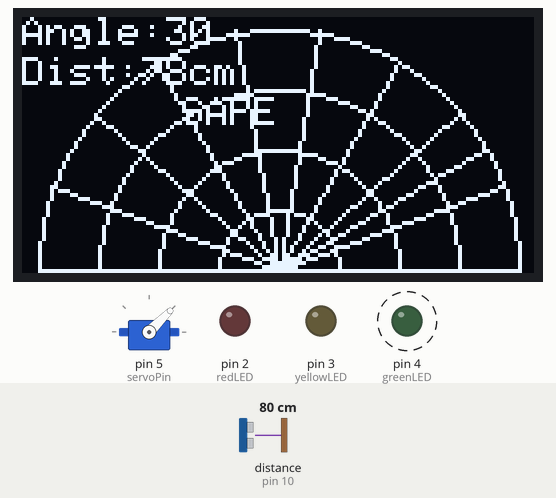
Bench run of a sketch on a simulated Arduino Uno, built with avr-gcc and run on an emulated ATmega328P. Shown: servo, 128×64 one-colour display, output pins drawn as LEDs (lit = HIGH). Wiring (inferred from the names in the program): ultrasonic range finder: trigger pin 9; echo pin 10. Dashed ring = blinking. The inputs (shaded band) are chosen by the test bench; at power-on: distance to the obstacle (sensor on pin 10) 80 cm. The echo pulse lasts 58.3 µs per cm; pins used as bus, display or sensor lines are not drawn.

Above: at 2.7 s.
2.8 s: distance to the obstacle (sensor on pin 10) set to 2 cm
At 3.1 s:
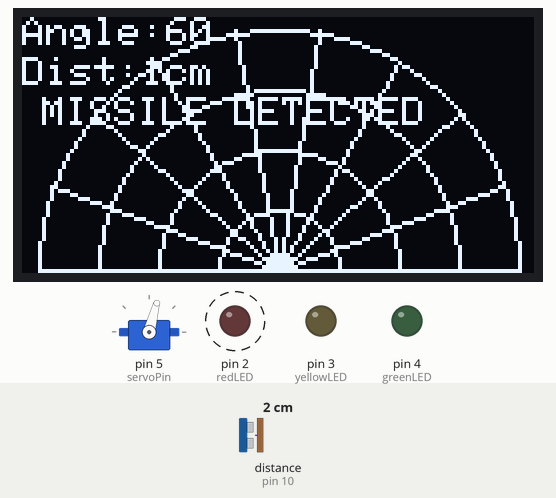
4.4 s: distance to the obstacle (sensor on pin 10) set to 13 cm
At 4.74 s:
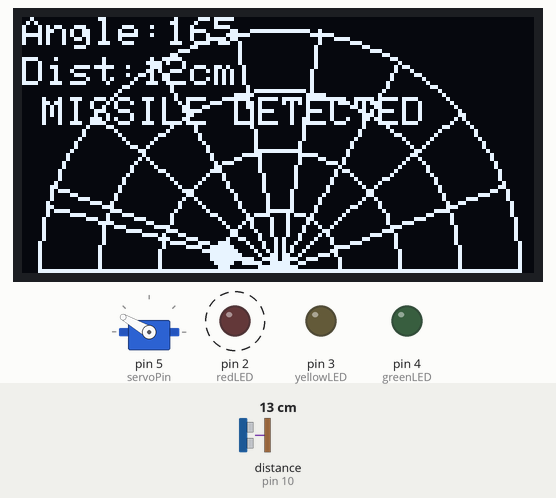
7.4 s: distance to the obstacle (sensor on pin 10) set to 17 cm
At 7.92 s:
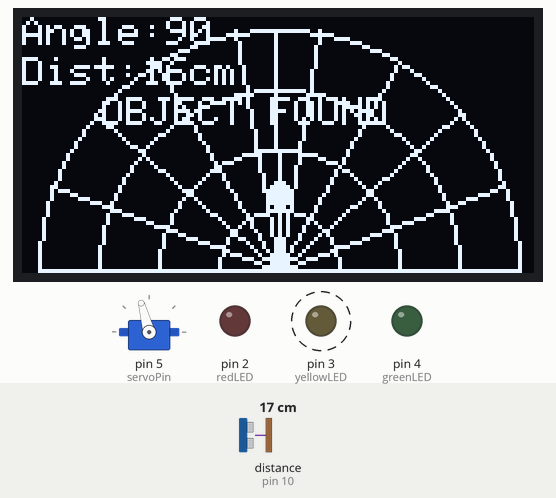
9.3 s: distance to the obstacle (sensor on pin 10) set to 60 cm
At 9.39 s:
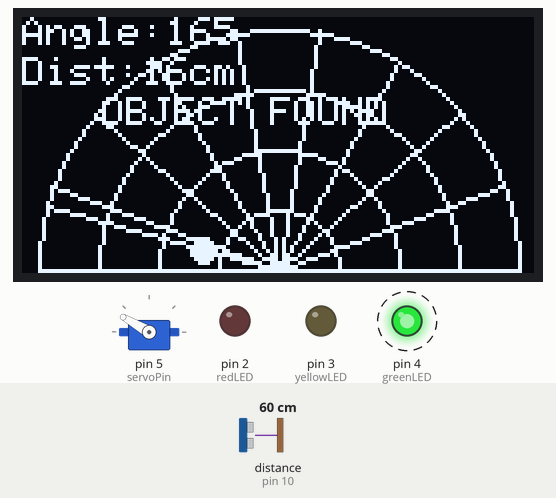
11.2 s: distance to the obstacle (sensor on pin 10) set to 18 cm
At 11.36 s:
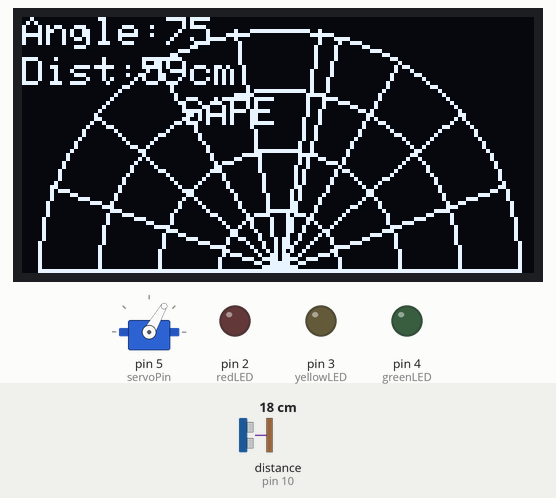
13.2 s: distance to the obstacle (sensor on pin 10) set to 120 cm
At 13.3 s:
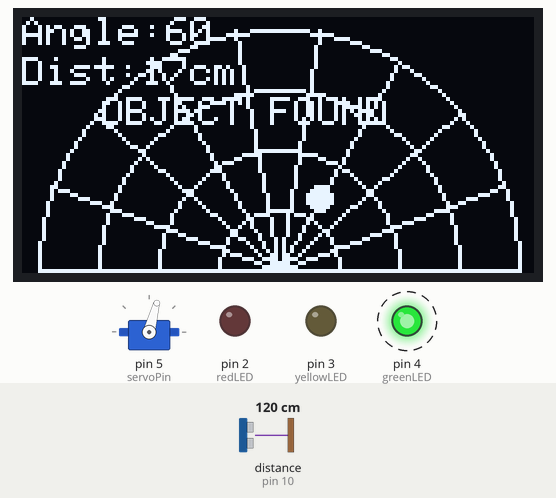
Timing chart, 0 to 17.2 s (numbered marks = the images above; inputs shaded):
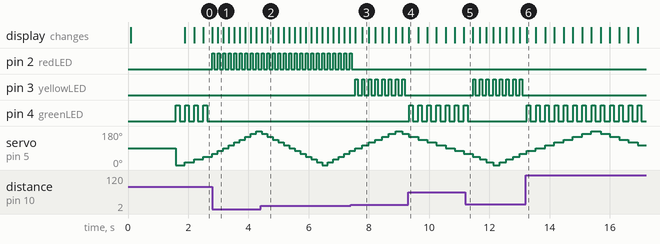

The sketch:

Surveillance_System.ino
```cpp
  /*
========================================================
IOT BASED MILITARY SURVEILLANCE SYSTEM
--------------------------------------------------------
Components:
- Arduino UNO
- HC-SR04 Ultrasonic Sensor
- Servo Motor
- OLED Display (SSD1306 I2C)
- Red LED
- Yellow LED
- Green LED

FEATURES:
- Fast radar scanning
- OLED radar display with angle grids
- Red LED -> Object < 15 cm
- Yellow LED -> Object 15 cm to 50 cm
- Green LED -> No object detected
- "MISSILE DETECTED" warning
- Increased servo speed

========================================================
*/

#include <Servo.h>
#include <Wire.h>
#include <Adafruit_GFX.h>
#include <Adafruit_SSD1306.h>

// =====================================================
// OLED SETTINGS
// =====================================================

#define SCREEN_WIDTH 128
#define SCREEN_HEIGHT 64

Adafruit_SSD1306 display(SCREEN_WIDTH, SCREEN_HEIGHT, &Wire, -1);

// =====================================================
// ULTRASONIC SENSOR PINS
// =====================================================

#define trigPin 9
#define echoPin 10

// =====================================================
// LED PINS
// =====================================================

#define redLED 2
#define yellowLED 3
#define greenLED 4

// =====================================================
// SERVO PIN
// =====================================================

#define servoPin 5

Servo radarServo;

// =====================================================

long duration;
int distance;

// Faster Servo Variables
int angle = 0;
int direction = 1;

// =====================================================
// SETUP
// =====================================================

void setup()
{
  pinMode(trigPin, OUTPUT);
  pinMode(echoPin, INPUT);

  pinMode(redLED, OUTPUT);
  pinMode(yellowLED, OUTPUT);
  pinMode(greenLED, OUTPUT);

  radarServo.attach(servoPin);

  Serial.begin(9600);

  // OLED START
  if (!display.begin(SSD1306_SWITCHCAPVCC, 0x3C))
  {
    Serial.println("OLED Failed");
    while (1);
  }

  display.clearDisplay();
  display.display();

  startupScreen();
}

// =====================================================
// MAIN LOOP
// =====================================================

void loop()
{
  // FAST SERVO ROTATION
  radarServo.write(angle);

  // READ DISTANCE
  distance = getDistance();

  // =================================================
  // LED CONDITIONS
  // =================================================

  // CLOSE OBJECT
  if (distance > 0 && distance < 15)
  {
    blinkLED(redLED, 60);

    digitalWrite(yellowLED, LOW);
    digitalWrite(greenLED, LOW);
  }

  // OBJECT DETECTED
  else if (distance >= 15 && distance <= 50)
  {
    blinkLED(yellowLED, 80);

    digitalWrite(redLED, LOW);
    digitalWrite(greenLED, LOW);
  }

  // SAFE
  else
  {
    blinkLED(greenLED, 120);

    digitalWrite(redLED, LOW);
    digitalWrite(yellowLED, LOW);
  }

  // DRAW RADAR
  drawRadar(angle, distance);

  // =================================================
  // FASTER SERVO SPEED
  // =================================================

  angle += direction * 15;

  if (angle >= 180)
  {
    angle = 180;
    direction = -1;
  }

  if (angle <= 0)
  {
    angle = 0;
    direction = 1;
  }

  delay(5);
}

// =====================================================
// DISTANCE FUNCTION
// =====================================================

int getDistance()
{
  digitalWrite(trigPin, LOW);
  delayMicroseconds(2);

  digitalWrite(trigPin, HIGH);
  delayMicroseconds(10);

  digitalWrite(trigPin, LOW);

  duration = pulseIn(echoPin, HIGH);

  int dist = duration * 0.034 / 2;

  if (dist > 200 || dist <= 0)
  {
    return 0;
  }

  return dist;
}

// =====================================================
// LED BLINK FUNCTION
// =====================================================

void blinkLED(int ledPin, int blinkDelay)
{
  digitalWrite(ledPin, HIGH);
  delay(blinkDelay);

  digitalWrite(ledPin, LOW);
  delay(blinkDelay);
}

// =====================================================
// STARTUP SCREEN
// =====================================================

void startupScreen()
{
  display.clearDisplay();

  display.setTextSize(1);
  display.setTextColor(WHITE);

  display.setCursor(10, 20);
  display.println("MILITARY RADAR");

  display.setCursor(15, 35);
  display.println("INITIALIZING...");

  display.display();

  delay(1500);
}

// =====================================================
// RADAR DISPLAY
// =====================================================

void drawRadar(int angle, int distance)
{
  display.clearDisplay();

  // Radar Center
  int centerX = 64;
  int centerY = 63;

  // =================================================
  // RADAR CIRCLES
  // =================================================

  display.drawCircle(centerX, centerY, 15, WHITE);
  display.drawCircle(centerX, centerY, 30, WHITE);
  display.drawCircle(centerX, centerY, 45, WHITE);
  display.drawCircle(centerX, centerY, 60, WHITE);

  // =================================================
  // ANGLE GRID LINES
  // =================================================

  for (int a = 0; a <= 180; a += 20)
  {
    float rad = radians(a);

    int x = centerX + cos(rad) * 60;
    int y = centerY - sin(rad) * 60;

    display.drawLine(centerX, centerY, x, y, WHITE);
  }

  // =================================================
  // RADAR SWEEP LINE
  // =================================================

  float sweepRad = radians(angle);

  int sweepX = centerX + cos(sweepRad) * 60;
  int sweepY = centerY - sin(sweepRad) * 60;

  display.drawLine(centerX, centerY, sweepX, sweepY, WHITE);

  // =================================================
  // OBJECT DETECTION DOT
  // =================================================

  if (distance > 0 && distance < 50)
  {
    int objRadius = map(distance, 0, 50, 0, 60);

    int objX = centerX + cos(sweepRad) * objRadius;
    int objY = centerY - sin(sweepRad) * objRadius;

    display.fillCircle(objX, objY, 3, WHITE);
  }

  // =================================================
  // TEXT INFORMATION
  // =================================================

  display.setTextSize(1);

  display.setCursor(0, 0);
  display.print("Angle:");
  display.print(angle);

  display.setCursor(0, 10);
  display.print("Dist:");
  display.print(distance);
  display.print("cm");

  // =================================================
  // MISSILE ALERT
  // =================================================

  if (distance > 0 && distance < 15)
  {
    display.setCursor(5, 20);
    display.println("MISSILE DETECTED");
  }

  else if (distance >= 15 && distance <= 50)
  {
    display.setCursor(20, 20);
    display.println("OBJECT FOUND");
  }

  else
  {
    display.setCursor(40, 20);
    display.println("SAFE");
  }

  display.display();
}
```

Measured:
- the behaviour switches between 15 and 16 cm on distance to the obstacle (sensor on pin 10) (found by bisection; images 2 and 3)
- after the input at 2.8 s, pin 2 (redLED): alternates HIGH for 0.06 s and LOW for 0.12 s, starting at once; pin 4 (greenLED): stops changing and stays LOW; the display: first differs from a run without the input after 0.19 s (image 1)
- after the input at 7.4 s, pin 2 (redLED): goes on until 7.4 s, then stays LOW; pin 3 (yellowLED): alternates HIGH for 0.08 s and LOW for 0.14 s, starting after 0.15 s; the display: first differs from a run without the input after 0.37 s (image 3)
- after the input at 9.3 s, pin 3 (yellowLED): stops changing and stays LOW; pin 4 (greenLED): alternates HIGH for 0.12 s and LOW for 0.18 s, starting at once
- after the input at 11.2 s, pin 3 (yellowLED): alternates HIGH for 0.08 s and LOW for 0.14 s, starting after 0.26 s; pin 4 (greenLED): goes on until 11.3 s, then stays LOW
- after the input at 13.2 s, pin 3 (yellowLED): stops changing and stays LOW; pin 4 (greenLED): alternates HIGH for 0.12 s and LOW for 0.19 s, starting at once
- by itself, pin 4 (greenLED): alternates HIGH for 0.12 s and LOW for 0.18 s
- by itself, servo on pin 5 (servoPin): rises from 60° to 180° in 2.2 s, then falls to 105° in 1.5 s
